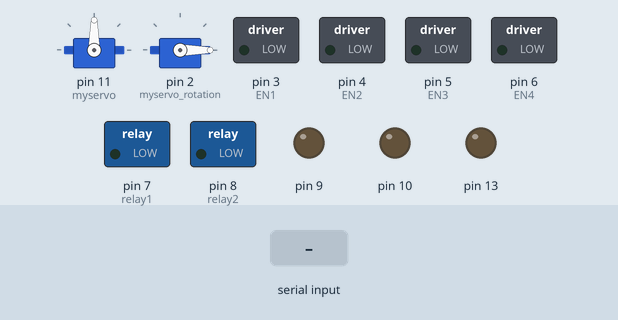
A sketch run on a simulated Arduino Uno, built with avr-gcc and run on an emulated ATmega328P. Shown: 2 × servo, switched loads named in the sketch (green lamp = pin HIGH), output pins drawn as LEDs (lit = HIGH). The test bench sets the inputs (shaded band). Pins used as bus, display or sensor lines are not drawn.

Above: at 1.2 s.
1.3 s: "location1" received over Serial
At 5.2 s:
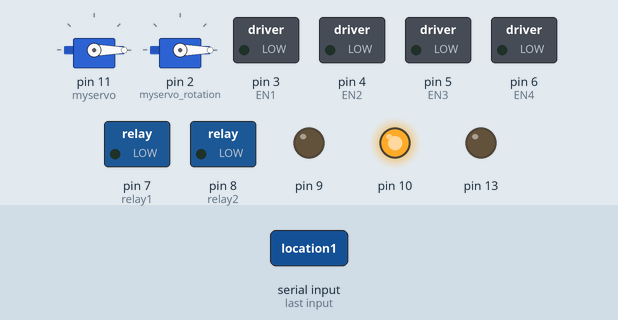
At 6.3 s:
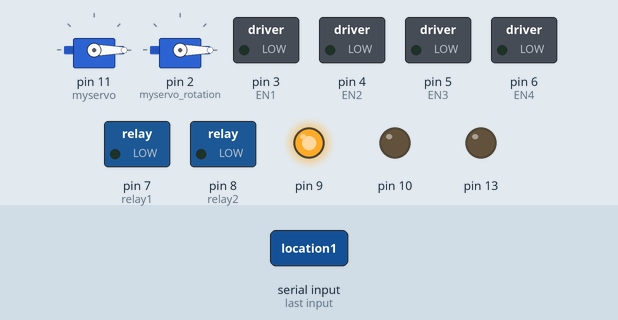
10.3 s: "location3" received over Serial
At 12.8 s:
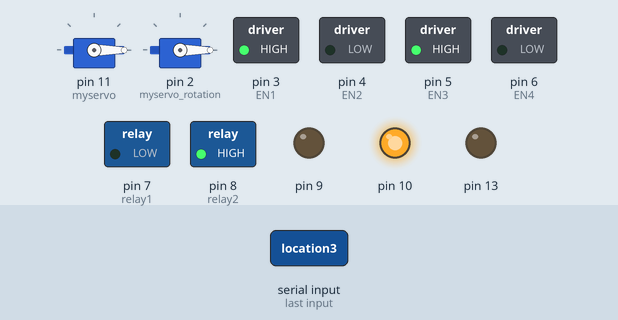
Timing chart, 0 to 19.8 s (numbered marks = the images above; inputs shaded):
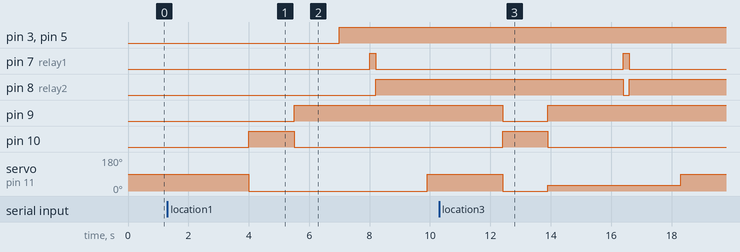

Measured:
- after the input at 1.3 s, pin 3 (EN1), pin 5 (EN3): LOW → HIGH after 5.7 s; pin 7 (relay1): LOW → HIGH after 6.7 s, → LOW 0.20 s later; pin 8 (relay2): LOW → HIGH after 6.9 s; pin 9: LOW → HIGH after 4.2 s; pin 10: LOW → HIGH after 2.7 s, → LOW 1.5 s later
- after the input at 10.3 s, pin 7 (relay1): LOW → HIGH after 6.1 s, → LOW 0.20 s later; pin 8 (relay2): HIGH → LOW after 6.1 s, → HIGH 0.20 s later; pin 9: HIGH → LOW after 2.1 s, → HIGH 1.5 s later; pin 10: LOW → HIGH after 2.1 s, → LOW 1.5 s later; servo on pin 11 (myservo): 90° → 0° after 2.1 s, → 30° 1.5 s later, → 90° 4.4 s later

The sketch:

Movement.ino
```cpp
//reading neccesary libraries

#include <string.h>
#include <SoftwareSerial.h>
#include <Servo.h> //Read library for servo motor

SoftwareSerial BTSerial(11, 12);

#define EN1 3
#define EN2 4
#define EN3 5
#define EN4 6
#define relay1 7
#define relay2 8

int carSpeed = 200;

Servo myservo; //Create an object for servo
Servo myservo_rotation; //Create an object for servo for rotation of parcel

int val; // Variable for storing servo angle

void setup() {
  Serial.begin(9600);   //same for both Rpi and arduino

  //motor
  pinMode(EN1, OUTPUT);
  pinMode(EN2, OUTPUT);
  pinMode(EN3, OUTPUT);
  pinMode(EN4, OUTPUT);


  //servo
  myservo.attach(11); // Set the digital pin 11 as the command pin for determining the servo angle
  pinMode(10, OUTPUT);
  pinMode(9, OUTPUT);

  //servo-rotation
  myservo_rotation.attach(2); // Set the digital pin 11 as the command pin for determining the servo angle
  pinMode(12, OUTPUT);
  pinMode(13, OUTPUT);


  //linear actuator
  //Set pinMode to OUTPUT for the two relay pins
  pinMode(relay1, OUTPUT);
  pinMode(relay2, OUTPUT);
}

void loop() {

    bool new_pincode=false;
    String pincode;

    if (Serial.available() > 0) {

      pincode += Serial.readString();

    }


    if(pincode=="location1")
    {
      turn_up_30();
      moving_forward();
      delay(1000); //set according to 50m

      //After reaching the final spot the bar pushes parcel with linear motor
      push();
      delay(200); //time set according to dimension of bot.
      back();
      delay(200); //time set according to dimension of bot.
    }
    else if(pincode=="location2")
    {
      moving_forward();
      delay(1000); //set according to 50m

      //After reaching the final spot the bar pushes parcel with linear motor
      push();
      delay(200); //time set according to dimension of bot.
      back();
      delay(200); //time set according to dimension of bot.
    }
    else if(pincode=="location3")
    {
      turn_down_30();
      moving_forward();
      delay(1000); //set according to 50m

      //After reaching the final spot the bar pushes parcel with linear motor
      push();
      delay(200); //time set according to dimension of bot.
      back();
      delay(200); //time set according to dimension of bot.
    }

    rotate(); //If no barrcode is found on the surface then the rotator on bottom rotates it.

}


// thid function is used to rotate parcel if no barcode find on that side of parcel

void rotate()
{
    digitalWrite(12, HIGH);
    digitalWrite(13, LOW);
    val = 0;
    myservo_rotation.write(val);
    delay(1500);
    digitalWrite(12, HIGH);
    digitalWrite(13, LOW);
    val = +90;
    myservo.write(val);
    delay(1500);
}

// function is defined to push the parcel by bar during unloading parcel after seperation

void push()
{
  digitalWrite(relay1, HIGH);
  digitalWrite(relay2, LOW);
}


void back()
{
  digitalWrite(relay1, LOW);
  digitalWrite(relay2, HIGH);
}

// turn_up_30 is used to to turn up servo motor by 30 to start moving the bot

void turn_up_30()
{
    digitalWrite(10, HIGH);
    digitalWrite(9, LOW);
    val = 0;
    myservo.write(val);
    delay(1500);
    digitalWrite(9, HIGH);
    digitalWrite(10, LOW);
    val = -30;
    myservo.write(val);
    delay(1500);
}

// turn_down_30 is used to to turn down servo motor by 30 to start stop moving bot

void turn_down_30()
{
    digitalWrite(10, HIGH);
    digitalWrite(9, LOW);
    val = 0;
    myservo.write(val);
    delay(1500);
    digitalWrite(9, HIGH);
    digitalWrite(10, LOW);
    val = +30;
    myservo.write(val);
    delay(1500);
}

// moving_forward function is use to start moving bot forward

void moving_forward() {
  // A
  digitalWrite(EN1, HIGH);
  digitalWrite(EN2, LOW);

  // B
  digitalWrite(EN3, HIGH);
  digitalWrite(EN4, LOW);
}

// moving_backward function is defined to start moving bot backward

void moving_backward() {
  // A
  digitalWrite(EN1, LOW);
  digitalWrite(EN2, HIGH);

  // B
  digitalWrite(EN3, LOW);
  digitalWrite(EN4, HIGH);
}


// stop_moving function is used to stop the bot during seperation process

void stop_moving() {
  digitalWrite(EN1, LOW);
  digitalWrite(EN2, LOW);
  digitalWrite(EN3, LOW);
  digitalWrite(EN4, LOW);
}
```
